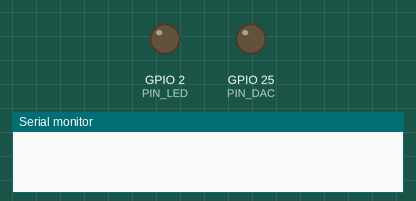
Simulated run of this sketch. Board: ESP32. Shown: output pins drawn as LEDs (lit = HIGH), the last lines printed to the serial monitor.

Above: at 0.0 s.
At 1.1 s:
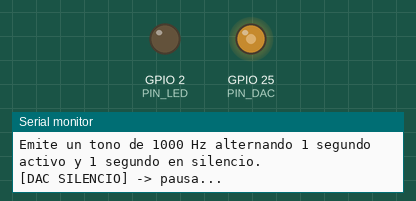
At 2.79 s:
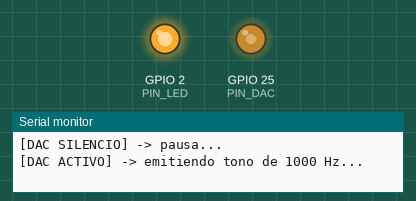
Timing chart, 0 to 2.9 s (numbered marks = the images above):
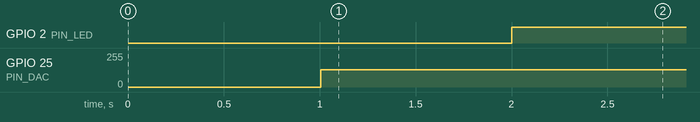

Measured:
- by itself, GPIO 2 (PIN_LED): LOW → HIGH at 2.0 s
- by itself, GPIO 25 (PIN_DAC): 0/255 → 128/255 at 1.0 s

The sketch:

02_test_dac.ino
```cpp
/**
 * Test 02: Generador de audio DAC
 * Este test genera un tono de 1000 Hz utilizando el DAC del ESP32 en el pin 25.
 * Alterna entre 1 segundo de tono activo y 1 segundo de silencio.
 */

#include <Arduino.h>
#include <math.h>
#include "driver/dac.h"

#define PIN_DAC 25      // DAC_CHANNEL_1 en el ESP32
#define PIN_LED 2

const float FREQ_TONO = 1000.0f;        // 1000 Hz
const uint32_t FS = 20000;              // frecuencia de muestreo de 20 kHz
const uint32_t TS_US = 1000000 / FS;    // 50 us por muestra

const int N_PUNTOS = 20; // 20000 / 1000 = 20 muestras por ciclo
uint8_t tabla_seno[N_PUNTOS];

void setup() {
    Serial.begin(115200);
    delay(1000);
    pinMode(PIN_LED, OUTPUT);

    // habilita el DAC en GPIO 25
    dac_output_enable(DAC_CHANNEL_1);

    // precalcula la onda senoidal
    for (int i = 0; i < N_PUNTOS; i++) {
        float angulo = 2.0f * PI * i / N_PUNTOS;
        tabla_seno[i] = (uint8_t)(128 + 120 * sin(angulo));
    }

    Serial.println("\nTest 02: Generador de audio DAC (GPIO 25)");
    Serial.println("Emite un tono de 1000 Hz alternando 1 segundo activo y 1 segundo en silencio.\n");
}

void loop() {
    static unsigned long t_ciclo = 0;
    static int idx = 0;

    // alterna 1 segundo con tono y 1 segundo en silencio
    bool transmitiendo = (millis() % 2000) < 1000;

    unsigned long t0 = micros();

    if (transmitiendo) {
        digitalWrite(PIN_LED, HIGH);
        dac_output_voltage(DAC_CHANNEL_1, tabla_seno[idx]);
        idx = (idx + 1) % N_PUNTOS;
    } else {
        digitalWrite(PIN_LED, LOW);
        dac_output_voltage(DAC_CHANNEL_1, 128); // voltaje medio de silencio
    }

    if (millis() - t_ciclo >= 1000) {
        t_ciclo = millis();
        if (transmitiendo) {
            Serial.println("[DAC ACTIVO] -> emitiendo tono de 1000 Hz...");
        } else {
            Serial.println("[DAC SILENCIO] -> pausa...");
        }
    }

    while (micros() - t0 < TS_US) {
        // mantiene la cadencia de 20 kHz
    }
}
```
